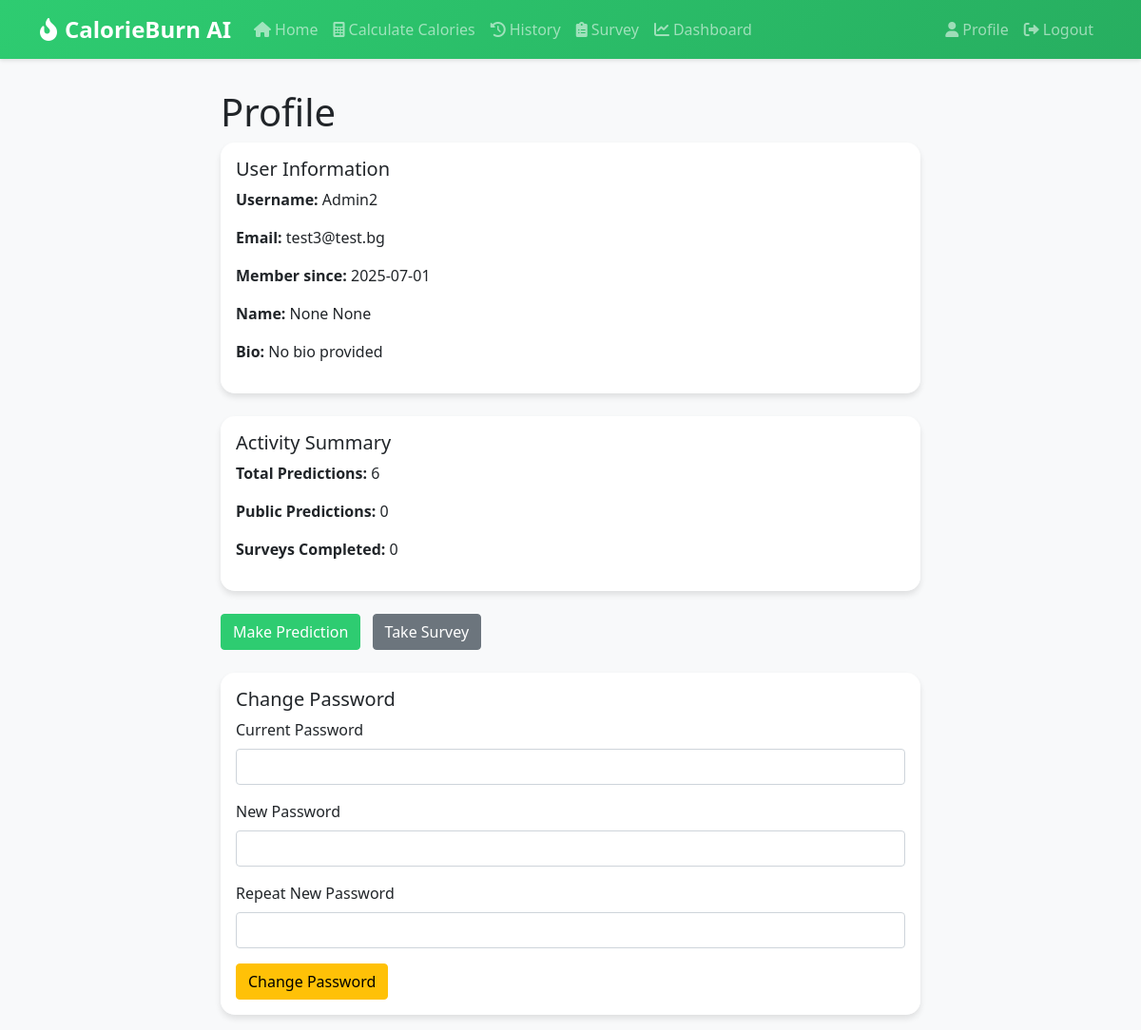
Screenshot of /profile (signed in) with the database file from the repository.
### app/models/user.py (models this page shows, shortened)
class User(UserMixin, db.Model):
    id = db.Column(db.Integer, primary_key=True)
    username = db.Column(db.String(64), unique=True, nullable=False)
    email = db.Column(db.String(120), unique=True, nullable=False)
    password_hash = db.Column(db.String(128))
    is_admin = db.Column(db.Boolean, default=False)
    created_at = db.Column(db.DateTime, default=datetime.utcnow)
    profile = db.relationship('UserProfile', backref='user', uselist=False, cascade="all, delete-orphan")
    predictions = db.relationship('Prediction', backref='user', lazy='dynamic', cascade="all, delete-orphan")
    surveys = db.relationship('Survey', backref='user', lazy='dynamic', cascade="all, delete-orphan")

class UserProfile(db.Model):
    id = db.Column(db.Integer, primary_key=True)
    user_id = db.Column(db.Integer, db.ForeignKey('user.id'), nullable=False)
    first_name = db.Column(db.String(64))
    last_name = db.Column(db.String(64))
    bio = db.Column(db.Text)
    last_seen = db.Column(db.DateTime, default=datetime.utcnow)

### app/main/routes.py (the view, shortened to what this page needs)
@bp.route('/profile', methods=['GET', 'POST'])
@login_required
def profile():
    form = ChangePasswordForm()
    password_changed = False
    return render_template('main/profile.html', title='Profile', form=form, password_changed=password_changed)

### app/auth/forms.py
class ChangePasswordForm(FlaskForm):
    old_password = PasswordField('Current Password', validators=[DataRequired()])
    new_password = PasswordField('New Password', validators=[DataRequired(), Length(min=6)])
    new_password2 = PasswordField('Repeat New Password', validators=[DataRequired(), EqualTo('new_password')])
    submit = SubmitField('Change Password')

### app/models/user.py (called while the page is built)
@login_manager.user_loader
def load_user(id):
    return User.query.get(int(id))

### app/templates/main/profile.html (shortened to what this page needs)
{% extends "base.html" %}
{% block content %}
<div class="row">
    <div class="col-md-8 offset-md-2">
        <h1>Profile</h1>
        <div class="card">
            <div class="card-body">
                <h5 class="card-title">User Information</h5>
                <p><strong>Username:</strong> {{ current_user.username }}</p>
                <p><strong>Email:</strong> {{ current_user.email }}</p>
                <p><strong>Member since:</strong> {{ current_user.created_at.strftime('%Y-%m-%d') }}</p>
                {% if current_user.profile %}
                <p><strong>Name:</strong> {{ current_user.profile.first_name }} {{ current_user.profile.last_name }}</p>
                <p><strong>Bio:</strong> {{ current_user.profile.bio or 'No bio provided' }}</p>
                {% endif %}
            </div>
        </div>
        <div class="card mt-4">
            <div class="card-body">
                <h5 class="card-title">Activity Summary</h5>
                <p><strong>Total Predictions:</strong> {{ current_user.predictions.count() }}</p>
                <p><strong>Public Predictions:</strong> {{ current_user.predictions.filter_by(is_public=True).count() }}</p>
                <p><strong>Surveys Completed:</strong> {{ current_user.surveys.count() }}</p>
            </div>
        </div>
        <div class="mt-4">
            <a href="{{ url_for('main.predict') }}" class="btn btn-primary">Make Prediction</a>
            <a href="{{ url_for('main.survey') }}" class="btn btn-secondary">Take Survey</a>
        </div>
        <div class="card mt-4">
            <div class="card-body">
                <h5 class="card-title">Change Password</h5>
                <form method="POST" action="{{ url_for('main.profile') }}">
                    <div class="mb-3">
                        {{ form.old_password.label(class="form-label") }}
                        {{ form.old_password(class="form-control") }}
                    </div>
                    <div class="mb-3">
                        {{ form.new_password.label(class="form-label") }}
                        {{ form.new_password(class="form-control") }}
                    </div>
                    <div class="mb-3">
                        {{ form.new_password2.label(class="form-label") }}
                        {{ form.new_password2(class="form-control") }}
                    </div>
                    <button type="submit" class="btn btn-warning">Change Password</button>
                </form>
            </div>
        </div>
    </div>
</div>
{% endblock %}

### app/static/css/style.css (style rules this page uses)
body { background-color: #f8f9fa; }
.card { background-color: rgba(255, 255, 255, 0.95); box-shadow: 0 4px 8px rgba(0,0,0,.1); border: none; margin-bottom: 1rem; }
.btn { margin-right: 0.5rem; }

### app/templates/base.html (style rules this page uses)
:root { --primary-color: #2ecc71; --secondary-color: #27ae60; --dark-color: #2c3e50; }
body { background-color: #f8f9fa; }
.card { border: none; border-radius: 15px; box-shadow: 0 4px 6px rgba(0,0,0,0.1); transition: transform 0.3s ease; }
.btn-primary { background-color: var(--primary-color); border-color: var(--primary-color); }

### rows the page displays
User: username "Admin2", email "test3@test.bg", created_at "2025-07-01"
UserProfile: profile.first_name "None", profile.last_name "None", profile "No bio provided"

### other values shown
{{ current_user.predictions.count() }} "6"
{{ current_user.predictions.filter_by(is_public=True).count() }} "0"
{{ current_user.surveys.count() }} "0"
